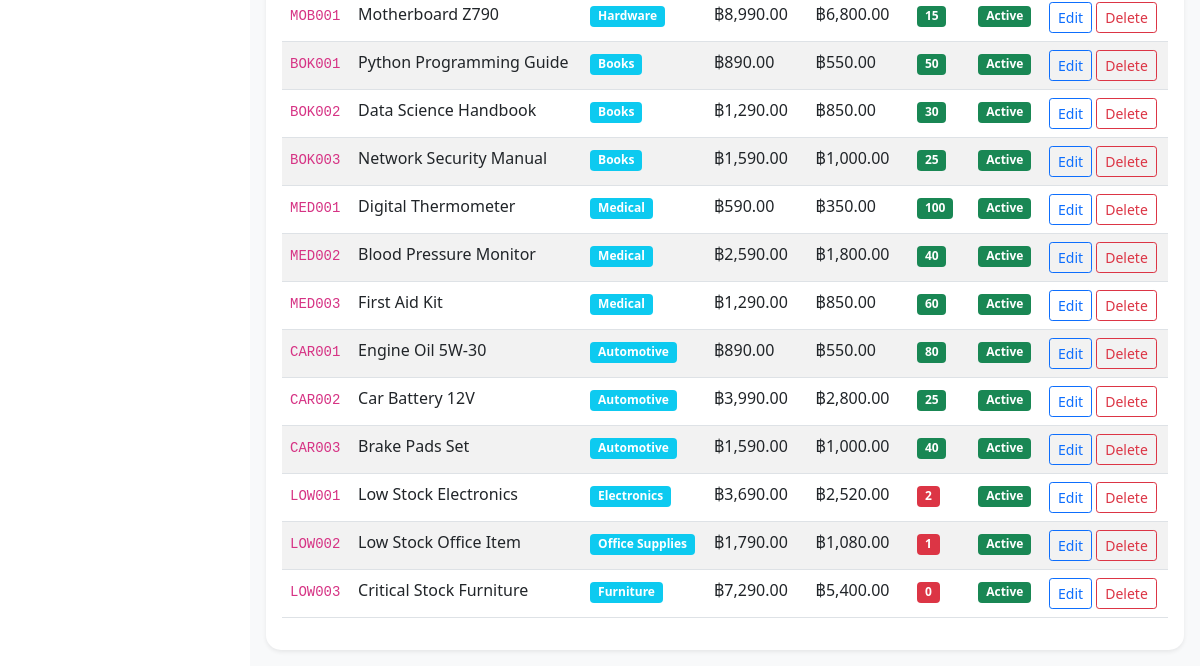
Before: /inventory (signed in, lower part) with the older database file.
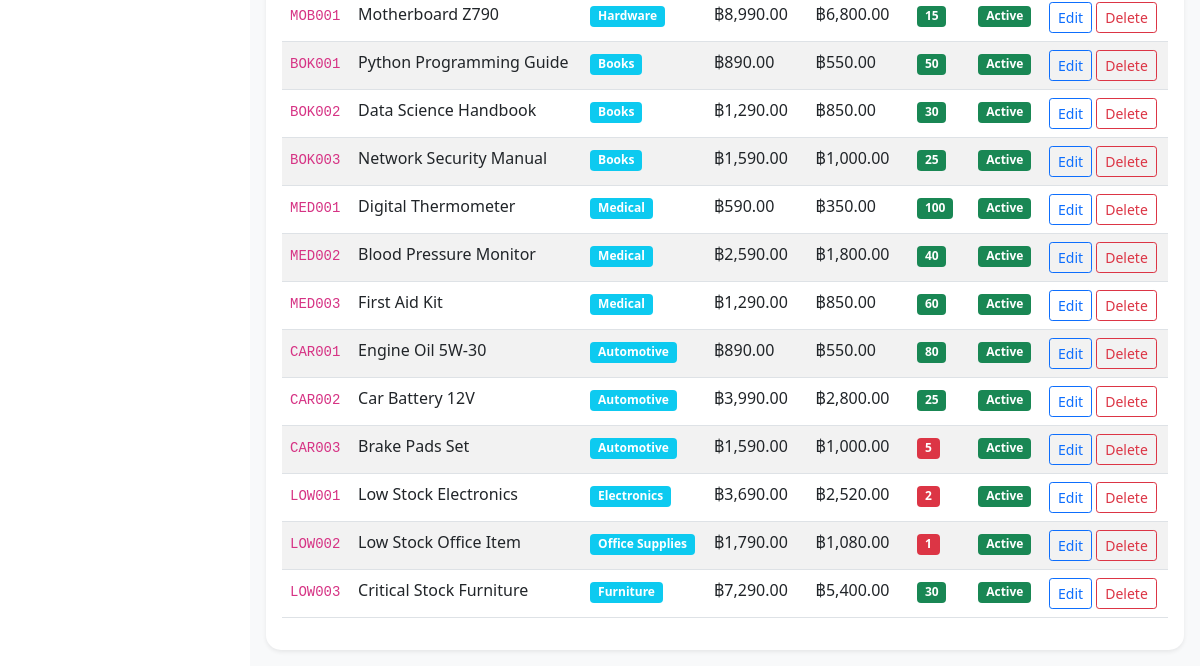
After: the same page with the newer database file.
### models.py (models this page shows, shortened)
class Product(db.Model):
    id = db.Column(db.Integer, primary_key=True)
    name = db.Column(db.String(100), nullable=False)
    sku = db.Column(db.String(50), unique=True, nullable=False)
    description = db.Column(db.Text)
    category_id = db.Column(db.Integer, db.ForeignKey('category.id'))
    unit_price = db.Column(db.Float, nullable=False)
    cost_price = db.Column(db.Float, nullable=False)
    stock_quantity = db.Column(db.Integer, default=0)
    reorder_level = db.Column(db.Integer, default=10)
    unit_of_measure = db.Column(db.String(20), default='pcs')
    is_active = db.Column(db.Boolean, default=True)
    created_at = db.Column(db.DateTime, default=lambda: datetime.now(timezone.utc))

class Category(db.Model):
    id = db.Column(db.Integer, primary_key=True)
    name = db.Column(db.String(50), nullable=False)
    description = db.Column(db.Text)
    products = db.relationship('Product', backref='category_ref', lazy=True)

### routes.py (the view)
    @app.route('/inventory')
    def inventory():
        if 'user_id' not in session:
            return redirect(url_for('login'))
        products = Product.query.filter_by(is_active=True).all()
        categories = Category.query.all()
        low_stock_count = sum(1 for product in products if product.stock_quantity <= product.reorder_level)
        return render_template('inventory/inventory.html',
                             products=products,
                             categories=categories,
                             low_stock_count=low_stock_count)

### templates/inventory/inventory.html (shortened to what this page needs)
{% extends "base.html" %}
{% block content %}
<div class="card">
    <div class="card-body">
        {% if products %}
        <div class="table-responsive">
            <table class="table table-striped">
                <tbody>
                    {% for product in products %}
                    <tr>
                        <td><code>{{ product.sku }}</code></td>
                        <td>{{ product.name }}</td>
                        <td>
                            {% if product.category_ref %}
                                <span class="badge bg-info">{{ product.category_ref.name }}</span>
                            {% else %}
                                <span class="text-muted">No Category</span>
                            {% endif %}
                        </td>
                        <td>฿{{ "{:,.2f}".format(product.unit_price) }}</td>
                        <td>฿{{ "{:,.2f}".format(product.cost_price) }}</td>
                        <td>
                            {% if product.stock_quantity <= product.reorder_level %}
                                <span class="badge bg-danger">{{ product.stock_quantity }}</span>
                            {% else %}
                                <span class="badge bg-success">{{ product.stock_quantity }}</span>
                            {% endif %}
                        </td>
                        <td>
                            {% if product.is_active %}
                                <span class="badge bg-success">Active</span>
                            {% else %}
                                <span class="badge bg-secondary">Inactive</span>
                            {% endif %}
                        </td>
                        <td>
                            <button class="btn btn-sm btn-outline-primary">Edit</button>
                            <button class="btn btn-sm btn-outline-danger">Delete</button>
                        </td>
                    </tr>
                    {% endfor %}
                </tbody>
            </table>
        </div>
        {% else %}
        <div class="text-center py-4">
            <i class="fas fa-boxes fa-3x text-muted mb-3"></i>
            <p class="text-muted">No products found. <a href="{{ url_for('add_inventory_product') }}">Add your first product</a></p>
        </div>
        {% endif %}
    </div>
</div>
{% endblock %}

Changed rows visible on the page:
changed Product "Brake Pads Set": stock_quantity "40" → "5"
changed Product "Critical Stock Furniture": stock_quantity "0" → "30"
